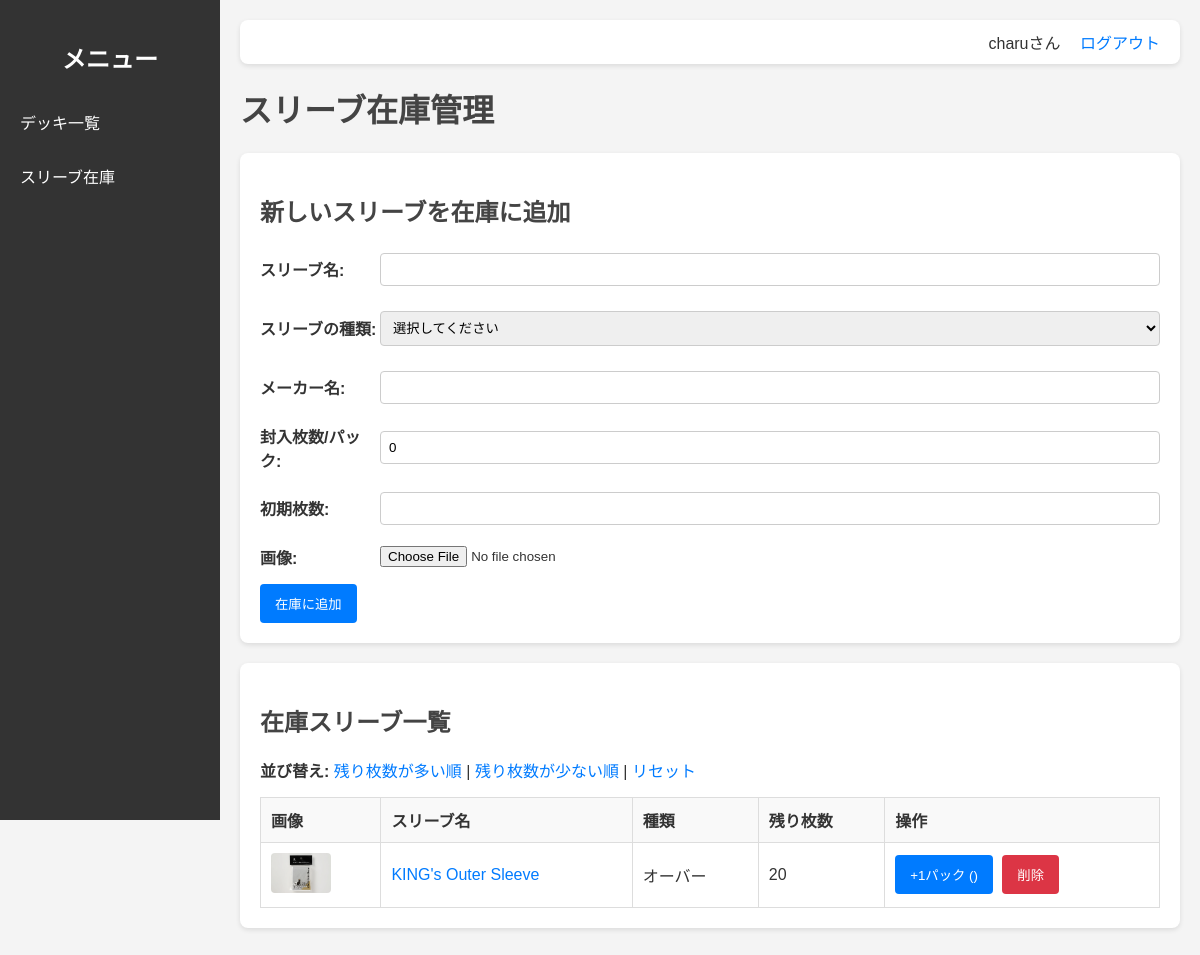
Before: /inventory (signed in) with the older database file.
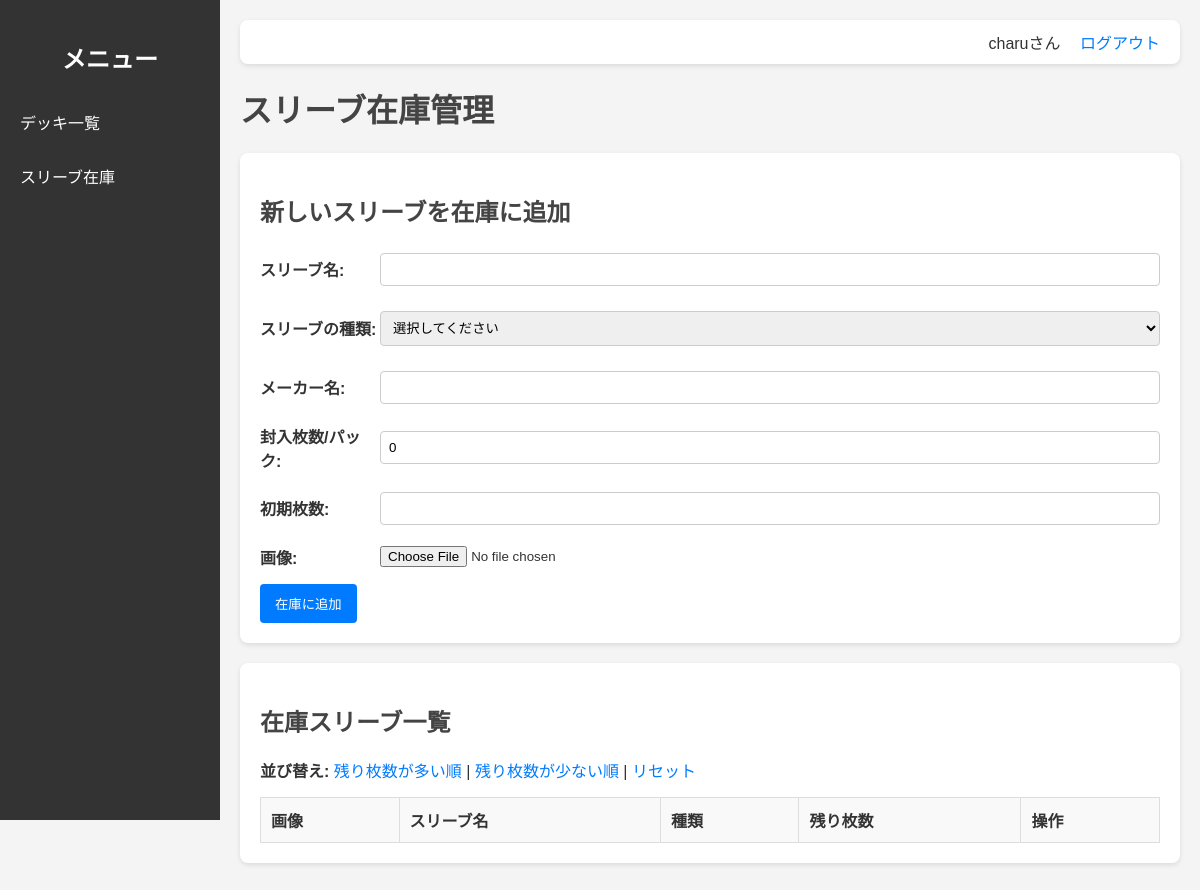
After: the same page with the newer database file.
### tables this page shows
CREATE TABLE sleeves (
        id INTEGER PRIMARY KEY, sleeve_name TEXT NOT NULL, 
        sleeve_type TEXT NOT NULL, manufacturer TEXT,
        pack_count INTEGER DEFAULT 0,
        remaining_count INTEGER NOT NULL, image_filename TEXT, user_id INTEGER NOT NULL,
        FOREIGN KEY (user_id) REFERENCES users (id)
    );

### app.py (the view)
    def wrapped_view(**kwargs):
        if g.user is None: return redirect(url_for('login'))
        return view(**kwargs)

### app.py (called while the page is built)
def get_db():
    if 'db' not in g:
        g.db = sqlite3.connect(app.config['DATABASE'])
        g.db.row_factory = sqlite3.Row
    return g.db

@app.before_request
def load_logged_in_user():
    user_id = session.get('user_id')
    g.user = get_db().execute('SELECT * FROM users WHERE id = ?', (user_id,)).fetchone() if user_id else None

def login_required(view):
    def wrapped_view(**kwargs):
        if g.user is None: return redirect(url_for('login'))
        return view(**kwargs)
    wrapped_view.__name__ = view.__name__
    return wrapped_view

@app.route('/inventory')
@login_required
def inventory():
    db = get_db()
    sort_order = request.args.get('sort')
    if sort_order == 'asc': order_by_clause = 'ORDER BY remaining_count ASC'
    elif sort_order == 'desc': order_by_clause = 'ORDER BY remaining_count DESC'
    else: order_by_clause = 'ORDER BY id DESC'
    query = f"SELECT * FROM sleeves WHERE user_id = ? {order_by_clause}"
    sleeves = db.execute(query, (g.user['id'],)).fetchall()
    return render_template('inventory.html', sleeves=sleeves, sort_order=sort_order)

### templates/inventory.html (shortened to what this page needs)
{% extends 'layout.html' %}
{% block content %}
<h1>スリーブ在庫管理</h1>
<div class="container">
    <h2>新しいスリーブを在庫に追加</h2>
    <form action="{{ url_for('add_sleeve') }}" method="post" enctype="multipart/form-data">
        <div class="form-group">
            <label>スリーブ名:</label>
            <input type="text" name="sleeve_name" required>
        </div>
        <div class="form-group">
            <label>スリーブの種類:</label>
            <select name="sleeve_type" required>
                <option value="" disabled selected>選択してください</option>
            </select>
        </div>
        <div class="form-group">
            <label>メーカー名:</label>
            <input type="text" name="manufacturer">
        </div>
        <div class="form-group">
            <label>封入枚数/パック:</label> <input type="number" name="pack_count" value="0" min="0">
        </div>
        <div class="form-group">
            <label>初期枚数:</label>
            <input type="number" name="remaining_count" required>
        </div>
        <div class="form-group">
            <label>画像:</label>
            <input type="file" name="sleeve_image" accept="image/*">
        </div>
        <button type="submit">在庫に追加</button>
    </form>
</div>
<div class="container">
    <h2>在庫スリーブ一覧</h2>
    <div class="sort-links">
        <strong>並び替え:</strong>
        <a href="{{ url_for('inventory', sort='desc') }}" {% if sort_order == 'desc' %}class="active"{% endif %}>残り枚数が多い順</a> |
        <a href="{{ url_for('inventory', sort='asc') }}" {% if sort_order == 'asc' %}class="active"{% endif %}>残り枚数が少ない順</a> |
        <a href="{{ url_for('inventory') }}">リセット</a>
    </div>
    <table>
        <thead>
            <tr>
                <th>画像</th>
                <th>スリーブ名</th>
                <th>種類</th>
                <th>残り枚数</th>
                <th>操作</th>
            </tr>
        </thead>
        <tbody>
            {% for sleeve in sleeves %}
            <tr>
                <td>
                    {% if sleeve.image_filename %}
                        <img src="{{ url_for('uploaded_file', filename=sleeve.image_filename) }}" class="sleeve-img">
                    {% else %}
                        No Image
                    {% endif %}
                </td>
                <td>
                    <a href="{{ url_for('edit_sleeve', id=sleeve.id) }}">{{ sleeve.sleeve_name }}</a>
                </td>
                <td>{{ sleeve.sleeve_type }}</td>
                <td>{{ sleeve.remaining_count }}</td>
                <td>
                    <form action="{{ url_for('add_pack', id=sleeve.id) }}" method="post" style="display: inline-block;">
                        <button type="submit">+1パック ({{ sleeve.pack_count }})</button>
                    </form>
                    <form action="{{ url_for('delete_sleeve', id=sleeve.id) }}" method="post" style="display: inline-block; margin-left: 5px;">
                        <button type="submit" class="delete-btn">削除</button>
                    </form>
                </td>
            </tr>
            {% endfor %}
        </tbody>
    </table>
</div>
{% endblock %}

Changed rows visible on the page:
removed sleeves: image_filename (picture), sleeve_name "KING's Outer Sleeve", sleeve_type "オーバー", remaining_count "20"
